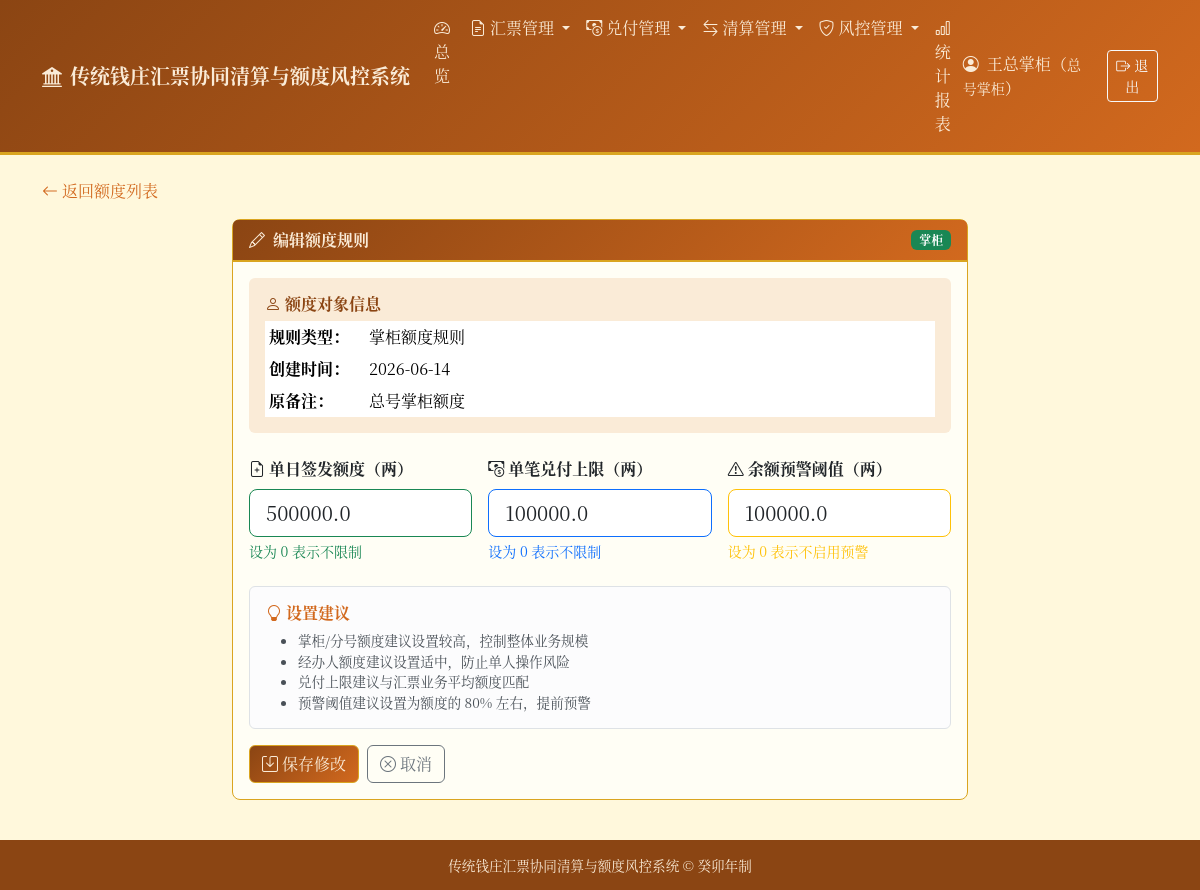
Screenshot of /credit-limits/1/edit (signed in) with the database file from the repository.
### tables this page shows
CREATE TABLE credit_limits (
        id INTEGER PRIMARY KEY AUTOINCREMENT,
        target_type TEXT NOT NULL CHECK(target_type IN ('掌柜', '经办人', '分号')),
        target_id INTEGER NOT NULL,
        daily_issue_limit REAL NOT NULL DEFAULT 0 CHECK(daily_issue_limit >= 0),
        single_redeem_limit REAL NOT NULL DEFAULT 0 CHECK(single_redeem_limit >= 0),
        balance_warning REAL NOT NULL DEFAULT 0 CHECK(balance_warning >= 0),
        created_at TEXT NOT NULL,
        updated_at TEXT,
        remark TEXT
    );

### main.py (the view)
@app.get("/credit-limits/{limit_id}/edit", response_class=HTMLResponse)
def credit_limit_edit_page(request: Request, limit_id: int, user=Depends(auth_dep)):
    if user["role"] != "总号掌柜":
        raise HTTPException(status_code=403, detail="仅总号掌柜可修改额度")
    conn = get_db()
    cursor = conn.cursor()
    cursor.execute("SELECT * FROM credit_limits WHERE id = ?", (limit_id,))
    limit = cursor.fetchone()
    conn.close()
    if not limit:
        raise HTTPException(status_code=404, detail="额度记录不存在")
    return templates.TemplateResponse(
        "credit_limit_edit.html",
        {"request": request, "user": user, "limit": dict(limit)},
    )

### templates/credit_limit_edit.html (shortened to what this page needs)
{% extends "base.html" %}
{% block content %}
<div class="mb-3">
    <a href="/credit-limits" class="text-decoration-none" style="color: var(--qz-secondary);">
        <i class="bi bi-arrow-left me-1"></i>返回额度列表
    </a>
</div>
<div class="row justify-content-center">
    <div class="col-lg-8">
        <div class="card card-qz">
            <div class="card-header d-flex justify-content-between align-items-center">
                <span><i class="bi bi-pencil me-2"></i>编辑额度规则</span>
                <span class="badge bg-{{ 'success' if limit.target_type=='掌柜' else ('primary' if limit.target_type=='经办人' else 'info') }}">
                    {{ limit.target_type }}
                </span>
            </div>
            <div class="card-body">
                <div class="mb-4 p-3 rounded" style="background: var(--qz-light);">
                    <h6 class="fw-bold mb-2" style="color: var(--qz-primary);"><i class="bi bi-person me-1"></i>额度对象信息</h6>
                    <table class="table table-sm table-borderless mb-0">
                        <tr>
                            <th style="width: 100px;">规则类型：</th>
                            <td>{{ limit.target_type }}额度规则</td>
                        </tr>
                        <tr>
                            <th>创建时间：</th>
                            <td>{{ limit.created_at }}</td>
                        </tr>
                        {% if limit.remark %}
                        <tr>
                            <th>原备注：</th>
                            <td>{{ limit.remark }}</td>
                        </tr>
                        {% endif %}
                    </table>
                </div>
                <form method="post">
                    <div class="row g-3 mb-4">
                        <div class="col-md-4">
                            <label for="daily_issue_limit" class="form-label fw-bold">
                                <i class="bi bi-file-earmark-plus me-1"></i>单日签发额度（两）
                            </label>
                            <input type="number" class="form-control form-control-lg" id="daily_issue_limit" name="daily_issue_limit"
                                step="0.01" min="0" required value="{{ limit.daily_issue_limit }}"
                                style="border-color: #198754;">
                            <div class="form-text text-success">设为 0 表示不限制</div>
                        </div>
                        <div class="col-md-4">
                            <label for="single_redeem_limit" class="form-label fw-bold">
                                <i class="bi bi-cash-coin me-1"></i>单笔兑付上限（两）
                            </label>
                            <input type="number" class="form-control form-control-lg" id="single_redeem_limit" name="single_redeem_limit"
                                step="0.01" min="0" required value="{{ limit.single_redeem_limit }}"
                                style="border-color: #0d6efd;">
                            <div class="form-text text-primary">设为 0 表示不限制</div>
                        </div>
                        <div class="col-md-4">
                            <label for="balance_warning" class="form-label fw-bold">
                                <i class="bi bi-exclamation-triangle me-1"></i>余额预警阈值（两）
                            </label>
                            <input type="number" class="form-control form-control-lg" id="balance_warning" name="balance_warning"
                                step="0.01" min="0" required value="{{ limit.balance_warning }}"
                                style="border-color: #ffc107;">
                            <div class="form-text text-warning">设为 0 表示不启用预警</div>
                        </div>
                    </div>
                    <div class="alert alert-light border" role="alert">
                        <h6 class="fw-bold" style="color: var(--qz-secondary);"><i class="bi bi-lightbulb me-1"></i>设置建议</h6>
                        <ul class="mb-0" style="font-size: 0.85rem;">
                            <li>掌柜/分号额度建议设置较高，控制整体业务规模</li>
                            <li>经办人额度建议设置适中，防止单人操作风险</li>
                            <li>兑付上限建议与汇票业务平均额度匹配</li>
                            <li>预警阈值建议设置为额度的 80% 左右，提前预警</li>
                        </ul>
                    </div>
                    <div class="d-flex gap-2">
                        <button type="submit" class="btn btn-qz">
                            <i class="bi bi-save me-1"></i>保存修改
                        </button>
                        <a href="/credit-limits" class="btn btn-outline-secondary">
                            <i class="bi bi-x-circle me-1"></i>取消
                        </a>
                    </div>
                </form>
            </div>
        </div>
    </div>
</div>
{% endblock %}

### templates/base.html (style rules this page uses)
:root { --qz-primary: #8B4513; --qz-secondary: #D2691E; --qz-accent: #DAA520; --qz-bg: #FFF8DC; --qz-dark: #3E2723; --qz-light: #FAEBD7; }
body { background-color: var(--qz-bg); font-family: "Songti SC", "SimSun", "Noto Serif CJK SC", serif; color: var(--qz-dark); }
.card-qz { border: 1px solid var(--qz-accent); border-radius: 8px; background: #FFFEF5; }
.card-qz .card-header { background: linear-gradient(135deg, var(--qz-primary), var(--qz-secondary)); color: var(--qz-light); border-bottom: 2px solid var(--qz-accent); font-weight: bold; }
.btn-qz { background: linear-gradient(135deg, var(--qz-primary), var(--qz-secondary)); color: var(--qz-light); border: 1px solid var(--qz-accent); }

### rows the page displays
credit_limits: target_type "掌柜", created_at "2026-06-14", remark "总号掌柜额度", daily_issue_limit "500000.0", single_redeem_limit "100000.0", balance_warning "100000.0"

### other values shown
{{ user.real_name }} "王总掌柜"
{{ user.role }} "总号掌柜"
